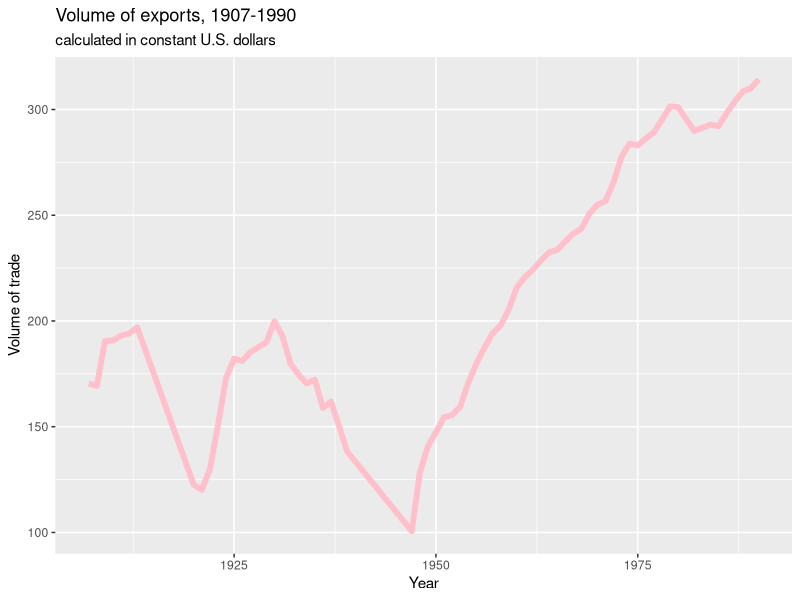

Generate this figure with R:
## ---- chunk 1
setwd("C:\\Users\\GRASS\\Desktop\\TSU\\R\\Final_Tsitsikashvili")

tradflo <- read.csv("tradflo.csv")

summary(tradflo)
## ---- chunk 2
ExpSum <- aggregate(tradflo$XIJL, 
                    by=list(Year=tradflo$YEAR),
                    FUN=sum, na.rm=TRUE)
summary(ExpSum)
## ---- chunk 3
library(ggplot2)
ggplot(ExpSum, aes(x=Year, y=x, group=1))+
  geom_line(linetype=1, colour = "pink", size = 2)+
  labs(title="Volume of exports, 1907-1990",subtitle="calculated in constant U.S. dollars",
       x="Year",
       y="Volume of trade")
## ---- chunk 4
tradflo$militarydispute <- 0
tradflo$militarydispute[tradflo$MIDL>0] <-1

tradflo$alliancememb <- 0
tradflo$alliancememb[tradflo$ALLIAL>0] <- 1

tradflo$democracypair <- 0
tradflo$democracypair[tradflo$DEMDL>0] <- 1

tradflo$Bialliance
tradflo$Bialliance[tradflo$BIALL>0] <-1

tradflo$Mulalliance
tradflo$Mulalliance[tradflo$MULTIALL>0] <-1
## ---- chunk 5
mean(tradflo$XIJL, na.rm = TRUE)

##throughout the time period, mean value of international trade is 5.2
## ---- chunk 6
t.test(tradflo$XIJL[tradflo$militarydispute ==0], tradflo$XIJL[tradflo$militarydispute==1], conf.level= 0.95)
## ---- chunk 7
mean(tradflo$XIJL[tradflo$democracypair==0], na.rm = TRUE)
mean(tradflo$XIJL[tradflo$democracypair==1], na.rm = TRUE)

t.test(tradflo$XIJL[tradflo$democracypair == 0], tradflo$XIJL[tradflo$democracypair == 1], conf.level= 0.95)
## ---- chunk 8
modeltradflo <- lm(XIJL~ MIDL+TAUL+DEMDL+MULTIALL+GNPIL+POPIL+CGNPJL+POPJL+DISTANCL,  data=tradflo)
summary(modeltradflo)
